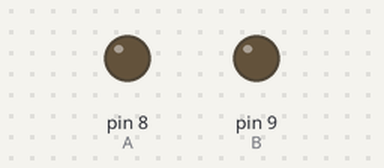
A sketch run on a simulated Arduino Uno, built with avr-gcc and run on an emulated ATmega328P. Shown: output pins drawn as LEDs (lit = HIGH).

Above: at 0.1 s.
At 3.1 s:
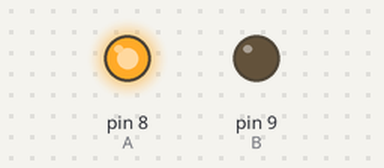
Timing chart, 0 to 4.6 s (numbered marks = the images above):
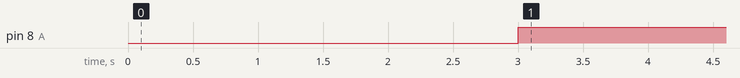

The sketch:

valve_control.ino
```cpp
//trial code , implemeted as a part of remote_farm_controller.ino
 const int A = 8 ;
const int B = 9 ;

void setup()
{
pinMode(A,OUTPUT) ;
pinMode(B,OUTPUT) ;
}

void loop()
{
delay(3000) ;
digitalWrite(A,HIGH) ;
digitalWrite(B,LOW) ;

 }
```

Measured:
- by itself, pin 8 (A): LOW → HIGH at 3.0 s
